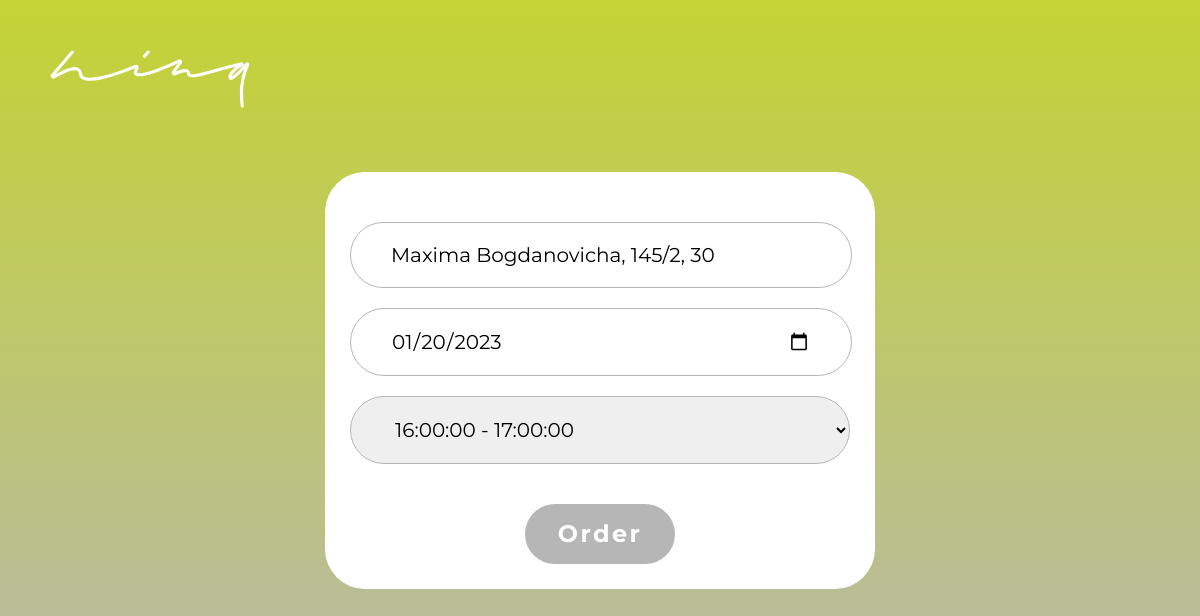
Page /order/delivery/10/edit on the committed database.
### order/models.py (models this page shows, shortened)
class Order(models.Model):
    user = models.ForeignKey(User, on_delete=models.CASCADE, related_name='order_user', default=0)
    address = models.CharField(max_length=40, default="Gagarina street, 55")
    date = models.DateField(default=timezone.now)
    delivery_time = models.ForeignKey(Time, on_delete=models.CASCADE, related_name='order_delivery_time', default=0)
    status = models.BooleanField()

### order/views.py (the view)
# urls.py: path('delivery/<int:pk>/edit', views.delivery_edit, name='delivery'),
def delivery_edit(request, pk):
    order = get_object_or_404(Order, pk=pk)
    if request.method == "POST":
        form = DeliveryForm(request.POST, instance=order)
        if form.is_valid():
            order.user = request.user
            order.status = Order.objects.filter(user_id=request.user.id, status=0).update(status=1)
            order.save()
            return redirect('profile')
    else:
        form = DeliveryForm(instance=order)
    return render(request, 'order/delivery.html', {'form': form})

### order/forms.py
class DeliveryForm(forms.ModelForm):
    address = forms.CharField(widget=forms.TextInput(attrs={'class': 'input', 'placeholder': 'Address'}))
    date = forms.DateField(widget=forms.TextInput(attrs={'class': 'input', 'placeholder': 'Date',
                                                         'type': 'date', 'min': '2023-01-01'}))
    delivery_time = forms.ModelChoiceField(empty_label='Delivery time', queryset=Time.objects.all(),
                                           widget=forms.Select(attrs={'class': 'input2'}))
    class Meta:
        model = Order
        fields = ('address', 'date', 'delivery_time')

### order/models.py (called while the page is built)
    def __str__(self):
        return str(f"{self.from_time} - {self.to_time}")

### order/templates/order/delivery.html (shortened to what this page needs)
<!DOCTYPE HTML>
{% block content %}
{% load static %}
<html lang="en">
	<head>
        <link rel="stylesheet" href="{% static 'style/delivery.css' %}">
    </head>
	<body>
        <header class="header">
            <a href="{% url 'index' %}"><img class="nina" src="{% static 'img/nina_header_white.svg' %}"></a>
        </header>
        <main>
            <form method="post" class="cart_container">
                <div class="cart_text">{{ user.first_name }} {{ user.last_name }}</div>
                {% for field in form %}
                    <div>{{ field }}</div>
                {% endfor %}
                <button type="submit" class="button_buy">Order</button>
            </form>
        </main>
    </body>
</html>
{% endblock %}

### static/style/delivery.css (style rules this page uses)
body { font-family: 'Montserrat', sans-serif; padding-inline-start: 0; margin: 0; background: linear-gradient(180deg, #C4D334 0%, #B6B6B6 100%); background-repeat: no-repeat; background-attachment: fixed; }
html { box-sizing: border-box; scroll-behavior: smooth; }
button, a { cursor: pointer; }
.header { display: flex; justify-content: space-between; margin-top: 50px; margin-left: 50px; margin-right: 50px; }
.nina { width: 200px; }
.button_buy { margin: 0 auto;; display: block; background-color: #b6b6b6; border: 2px solid #b6b6b6; border-radius: 80px; font-family: 'Montserrat'; font-weight: 700; font-size: 24px; letter-spacing: 0.1em; color: #FFFFFF; width: 150px; height: 60px; margin-top: 20px; }
.cart_container { margin: 0 auto; display: block; width: 500px; background: #FFFFFF; border-radius: 40px; padding: 25px; margin-top: 60px; }
.cart_text { font-family: 'Montserrat'; font-weight: 700; font-size: 20px; letter-spacing: 0.1em; color: #000; padding-bottom: 25px; }
.input { border-radius: 80px; border: 1px solid #b6b6b6; padding: 20px 40px; margin-bottom: 20px; font-family: 'Montserrat'; font-size: 20px; width: 420px; }
.input2 { border-radius: 80px; border: 1px solid #b6b6b6; padding: 20px 40px; margin-bottom: 20px; font-family: 'Montserrat'; font-size: 20px; width: 500px; }

### rows in the picture
Order: form "Maxima Bogdanovicha, 145/2, 30" "01/20/2023" "16:00:00 - 17:00:00"
